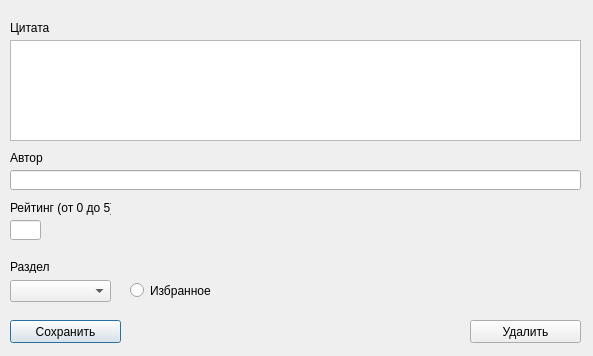
<?xml version="1.0" encoding="UTF-8"?>
<ui version="4.0">
 <class>QuoteEdit</class>
 <widget class="QDialog" name="QuoteEdit">
  <property name="geometry">
   <rect>
    <x>0</x>
    <y>0</y>
    <width>593</width>
    <height>356</height>
   </rect>
  </property>
  <property name="windowTitle">
   <string>Dialog</string>
  </property>
  <widget class="QLabel" name="labelQuote">
   <property name="geometry">
    <rect>
     <x>10</x>
     <y>20</y>
     <width>111</width>
     <height>16</height>
    </rect>
   </property>
   <property name="text">
    <string>Цитата</string>
   </property>
  </widget>
  <widget class="QRadioButton" name="radioButtonFav">
   <property name="geometry">
    <rect>
     <x>130</x>
     <y>280</y>
     <width>141</width>
     <height>21</height>
    </rect>
   </property>
   <property name="text">
    <string>Избранное</string>
   </property>
  </widget>
  <widget class="QLabel" name="labelAuthor">
   <property name="geometry">
    <rect>
     <x>10</x>
     <y>150</y>
     <width>111</width>
     <height>16</height>
    </rect>
   </property>
   <property name="text">
    <string>Автор</string>
   </property>
  </widget>
  <widget class="QLabel" name="labelRating">
   <property name="geometry">
    <rect>
     <x>10</x>
     <y>200</y>
     <width>101</width>
     <height>16</height>
    </rect>
   </property>
   <property name="text">
    <string>Рейтинг (от 0 до 5)</string>
   </property>
  </widget>
  <widget class="QComboBox" name="comboBoxCategory">
   <property name="geometry">
    <rect>
     <x>10</x>
     <y>280</y>
     <width>101</width>
     <height>22</height>
    </rect>
   </property>
  </widget>
  <widget class="QLineEdit" name="lineEditAuthor">
   <property name="geometry">
    <rect>
     <x>10</x>
     <y>170</y>
     <width>571</width>
     <height>20</height>
    </rect>
   </property>
  </widget>
  <widget class="QLineEdit" name="lineEditRating">
   <property name="geometry">
    <rect>
     <x>10</x>
     <y>220</y>
     <width>31</width>
     <height>20</height>
    </rect>
   </property>
   <property name="text">
    <string/>
   </property>
  </widget>
  <widget class="QPushButton" name="pushButtonSave">
   <property name="geometry">
    <rect>
     <x>10</x>
     <y>320</y>
     <width>111</width>
     <height>23</height>
    </rect>
   </property>
   <property name="text">
    <string>Сохранить</string>
   </property>
  </widget>
  <widget class="QLabel" name="label">
   <property name="geometry">
    <rect>
     <x>10</x>
     <y>260</y>
     <width>47</width>
     <height>13</height>
    </rect>
   </property>
   <property name="text">
    <string>Раздел</string>
   </property>
  </widget>
  <widget class="QPlainTextEdit" name="plainTextEdit">
   <property name="geometry">
    <rect>
     <x>10</x>
     <y>40</y>
     <width>571</width>
     <height>101</height>
    </rect>
   </property>
   <property name="plainText">
    <string/>
   </property>
  </widget>
  <widget class="QPushButton" name="pushButtonDelete">
   <property name="geometry">
    <rect>
     <x>470</x>
     <y>320</y>
     <width>111</width>
     <height>23</height>
    </rect>
   </property>
   <property name="text">
    <string>Удалить</string>
   </property>
  </widget>
 </widget>
 <resources/>
 <connections/>
</ui>
